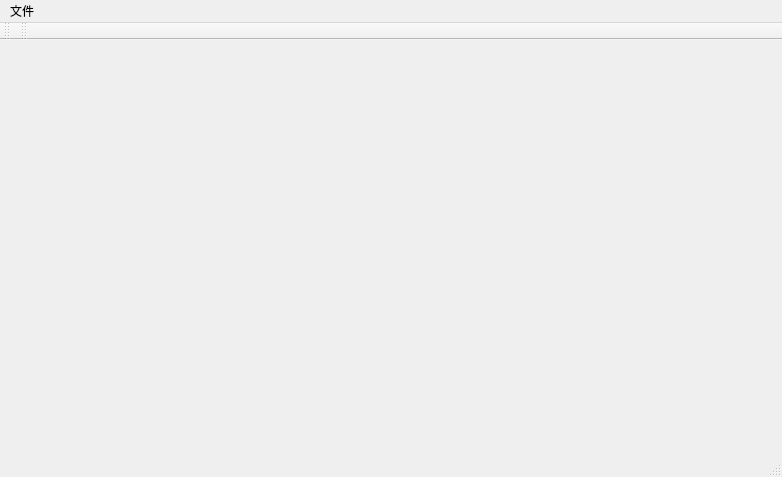
<?xml version="1.0" encoding="UTF-8"?>
<ui version="4.0">
 <class>MainWindow</class>
 <widget class="QMainWindow" name="MainWindow">
  <property name="geometry">
   <rect>
    <x>0</x>
    <y>0</y>
    <width>782</width>
    <height>477</height>
   </rect>
  </property>
  <property name="windowTitle">
   <string>MainWindow</string>
  </property>
  <widget class="QWidget" name="centralWidget">
   <widget class="GLWidget" name="widget" native="true">
    <property name="geometry">
     <rect>
      <x>0</x>
      <y>0</y>
      <width>551</width>
      <height>421</height>
     </rect>
    </property>
   </widget>
  </widget>
  <widget class="QMenuBar" name="menuBar">
   <property name="geometry">
    <rect>
     <x>0</x>
     <y>0</y>
     <width>782</width>
     <height>26</height>
    </rect>
   </property>
   <widget class="QMenu" name="menu">
    <property name="title">
     <string>文件</string>
    </property>
    <addaction name="actionOPEN"/>
   </widget>
   <addaction name="menu"/>
  </widget>
  <widget class="QToolBar" name="mainToolBar">
   <attribute name="toolBarArea">
    <enum>TopToolBarArea</enum>
   </attribute>
   <attribute name="toolBarBreak">
    <bool>false</bool>
   </attribute>
  </widget>
  <widget class="QStatusBar" name="statusBar"/>
  <widget class="QToolBar" name="toolBar">
   <property name="windowTitle">
    <string>toolBar</string>
   </property>
   <attribute name="toolBarArea">
    <enum>TopToolBarArea</enum>
   </attribute>
   <attribute name="toolBarBreak">
    <bool>false</bool>
   </attribute>
  </widget>
  <action name="actionOPEN">
   <property name="text">
    <string>OPEN</string>
   </property>
  </action>
 </widget>
 <layoutdefault spacing="6" margin="11"/>
 <customwidgets>
  <customwidget>
   <class>GLWidget</class>
   <extends>QWidget</extends>
   <header>glwidget.h</header>
   <container>1</container>
  </customwidget>
 </customwidgets>
 <resources/>
 <connections/>
</ui>
